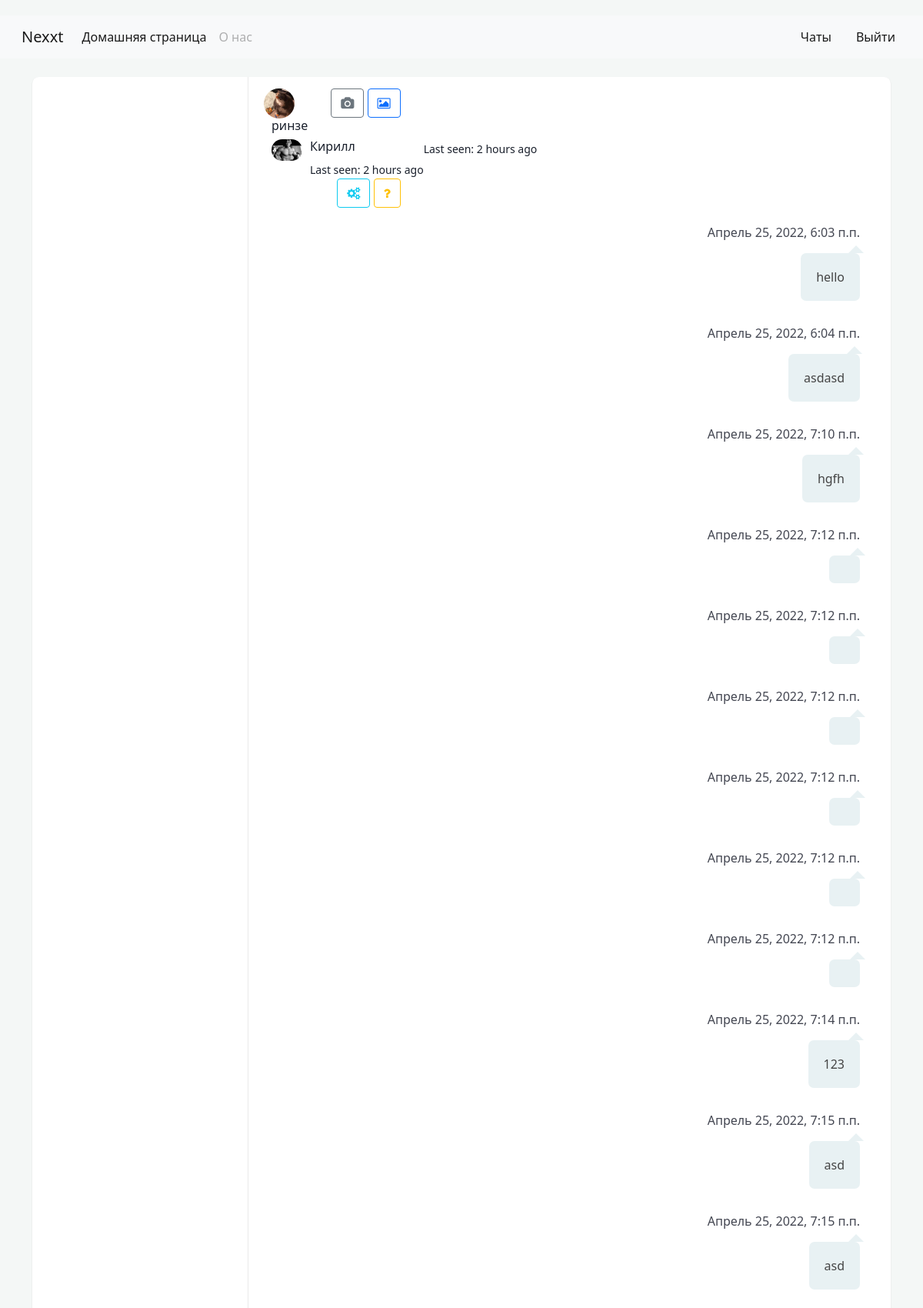
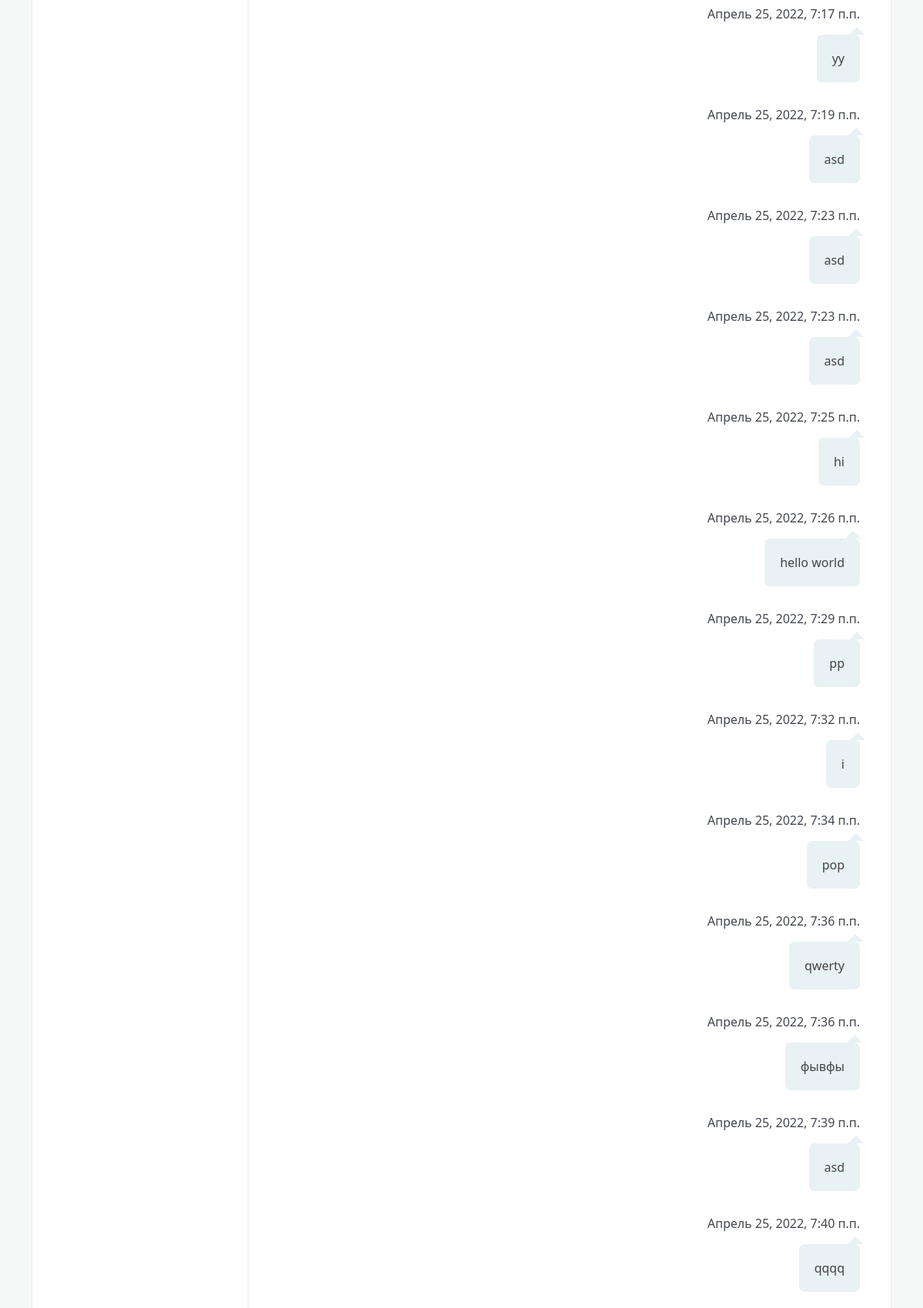
Page /chat/firstroom/ (upper part) on the committed database (2 pictures, top to bottom).
### main/models.py (models this page shows, shortened)
class Profile(models.Model):
    first_name = models.CharField(max_length=30, verbose_name='Имя')
    last_name = models.CharField(max_length=30, verbose_name='Фамилия')
    description = models.TextField(max_length=400, verbose_name='Описание')
    photo = models.ImageField(max_length=100, upload_to='photo/%Y/%m/%d/', verbose_name='Фото')
    views = models.IntegerField(default=0, verbose_name='Количество просмотров')
    vk_url = models.CharField('Ссылка ВК', default=None, max_length=50, blank=True)
    user = models.OneToOneField(User, related_name='profile', on_delete=models.CASCADE)
    gender = models.ForeignKey('Gender', related_name='profile', on_delete=models.PROTECT, verbose_name='Пол')
    status = models.ForeignKey('Status', related_name='profile', on_delete=models.PROTECT, verbose_name='Статус')
    grade = models.ForeignKey('Grade', related_name='profile', on_delete=models.PROTECT, verbose_name='Курс')
    faculty = models.ForeignKey('Faculty', related_name='profile', on_delete=models.PROTECT, verbose_name='Факультет')
    tag = models.ManyToManyField('Tag', related_name='profile', blank=True, null=True)
    rooms = models.ManyToManyField('room.Room', related_name='profile', blank=True, null=True)
    slug = models.SlugField(max_length=30, unique=True, verbose_name='индивидуальный URL')
    class Meta:
        verbose_name = 'Профиль пользователя'
        verbose_name_plural = 'Профили пользователей'

### room/models.py (models this page shows)
class Message(models.Model):
    room = models.ForeignKey(Room, related_name='messages', on_delete=models.CASCADE,null=True)
    profile = models.ForeignKey(Profile, related_name='messages', on_delete=models.CASCADE,null=True)
    content = models.TextField(default='',null=True)
    date_created = models.DateTimeField(auto_now_add=True,null=True)
    class Meta:
        ordering = ('date_created',)

### room/views.py (the view)
# urls.py: path('<slug:room_slug>/', views.room_detail, name='room_detail')
def room_detail(request, room_slug):
    room = Room.objects.prefetch_related('profile').get(slug=room_slug)
    user = request.user
    messages = Message.objects.select_related('profile').filter(room=room)[:25]
    context = {
        'messages': messages,
        'room': room,
        'user': user,
    }
    return render(request, 'room/room_detail.html', context=context)

### room/templates/room/room_detail.html (shortened to what this page needs)
{% extends 'base.html' %}
{% load tags %}
{% load static %}
{% block user_buttons %}
{% navbar_user_buttons request user profile%}
{% endblock %}
{% block content %}
<link href="https://maxcdn.bootstrapcdn.com/font-awesome/4.7.0/css/font-awesome.min.css" rel="stylesheet"
      xmlns="http://www.w3.org/1999/html"/>
<link href="{% static 'css/chat_detail.css' %}" rel="stylesheet"/>
<div class="container">
    <div class="row clearfix">
        <div class="col-lg-12">
            <div class="card chat-app">
                <div class="chat">
                    <div class="chat-header clearfix">
                        <div class="row">
                            <div class="col-lg-6">
                                {% for profile in room.profile.all %}
                                {% if profile != user.profile %}
                                {% if profile.photo %}
                                <a href="{{ profile.get_absolute.url }}" data-toggle="modal" data-target="#view_info">
                                    <img src="{{ profile.photo.url }}" alt="avatar">
                                </a>
                                {% else %}
                                <a href="{{ profile.get_absolute.url }}" data-toggle="modal" data-target="#view_info">
                                    <img src="https://avatars.mds.yandex.net/get-pdb/1996600/d1725ec1-41d3-4b2c-ab24-91ec603557bf/s1200"
                                         alt="avatar">
                                    {% endif %}
                                    <div class="chat-about">
                                        <h6 class="m-b-0">{{ profile.first_name }}</h6>
                                        <small>Last seen: 2 hours ago</small>
                                        {% endif %}
                                        {% endfor %}
                                    </div>
                             </div>
                            <div class="col-lg-6 hidden-sm text-right"> {% comment %}Иконки{%endcomment%}
                                <a href="javascript:void(0);" class="btn btn-outline-secondary"><i
                                        class="fa fa-camera"></i></a>
                                <a href="javascript:void(0);" class="btn btn-outline-primary"><i
                                        class="fa fa-image"></i></a>
                                <a href="javascript:void(0);" class="btn btn-outline-info"><i
                                        class="fa fa-cogs"></i></a>
                                <a href="javascript:void(0);" class="btn btn-outline-warning"><i
                                        class="fa fa-question"></i></a>
                            </div>
                        </div>
                    </div>
                    <div class="chat-history">
                        <ul class="m-b-0" id="chat-messages">
                            {% for message in messages %}
                            {% if message.profile != user.profile %}
                            <li class="clearfix">{% comment %}сообщения{%endcomment%}
                                <div class="message-data text-right">
                                    <span class="message-data-time">{{message.date_created}}</span>
                                </div>
                                <div class="message other-message float-right">
                                    {{message.content}}
                                </div>
                            </li>
                            {% endif %}
                            {% endfor %}
                        </ul>
                    </div>
                </div>
            </div>
        </div>
    </div>
</div>
{% endblock %}

### main/static/css/profilepage.css (style rules this page uses)
body { margin-top:20px; color: #1a202c; text-align: left; background-color: #e2e8f0; }
.card { box-shadow: 0 1px 3px 0 rgba(0,0,0,.1), 0 1px 2px 0 rgba(0,0,0,.06); }
.card { position: relative; display: flex; flex-direction: column; min-width: 0; word-wrap: break-word; background-color: #fff; background-clip: border-box; border: 0 solid rgba(0,0,0,.125); border-radius: .25rem; }

### room/static/css/chat_detail.css (style rules this page uses)
body { background-color: #f4f7f6; margin-top:20px; }
.card { background: #fff; transition: .5s; border: 0; margin-bottom: 30px; border-radius: .55rem; position: relative; width: 100%; box-shadow: 0 1px 2px 0 rgb(0 0 0 / 10%); }
.chat-app .chat { margin-left: 280px; border-left: 1px solid #eaeaea }
.chat .chat-header { padding: 15px 20px; border-bottom: 2px solid #f4f7f6 }
.chat .chat-header img { float: left; border-radius: 40px; width: 40px }
.chat .chat-header .chat-about { float: left; padding-left: 10px }
.chat .chat-history { padding: 20px; border-bottom: 2px solid #fff }
.chat .chat-history ul { padding: 0 }
.chat .chat-history ul li { list-style: none; margin-bottom: 30px }
.chat .chat-history ul li:last-child { margin-bottom: 0px }
.chat .chat-history .message-data { margin-bottom: 15px }
.chat .chat-history .message-data-time { color: #434651; padding-left: 6px }
.chat .chat-history .message { color: #444; padding: 18px 20px; line-height: 26px; font-size: 16px; border-radius: 7px; display: inline-block; position: relative }
.chat .chat-history .message:after { bottom: 100%; left: 7%; border: solid transparent; content: " "; height: 0; width: 0; position: absolute; pointer-events: none; border-bottom-color: #fff; border-width: 10px; margin-left: -10px }
.chat .chat-history .other-message { background: #e8f1f3; text-align: right }
.chat .chat-history .other-message:after { border-bottom-color: #e8f1f3; left: 93% }
.float-right { float: right }
.clearfix:after { visibility: hidden; display: block; font-size: 0; content: " "; clear: both; height: 0 }

### rows in the picture
Profile: photo (picture), first_name "ринзе"
Profile: photo (picture), first_name "Кирилл"
Message: date_created "Апрель 25, 2022, 6:03 п.п.", content "hello"
Message: date_created "Апрель 25, 2022, 6:04 п.п.", content "asdasd"
Message: date_created "Апрель 25, 2022, 7:10 п.п.", content "hgfh"
Message: date_created "Апрель 25, 2022, 7:12 п.п."
Message: date_created "Апрель 25, 2022, 7:12 п.п."
Message: date_created "Апрель 25, 2022, 7:12 п.п."
Message: date_created "Апрель 25, 2022, 7:12 п.п."
Message: date_created "Апрель 25, 2022, 7:12 п.п."
Message: date_created "Апрель 25, 2022, 7:12 п.п."
Message: date_created "Апрель 25, 2022, 7:14 п.п.", content "123"
Message: date_created "Апрель 25, 2022, 7:15 п.п.", content "asd"
Message: date_created "Апрель 25, 2022, 7:15 п.п.", content "asd"
Message: date_created "Апрель 25, 2022, 7:17 п.п.", content "yy"
Message: date_created "Апрель 25, 2022, 7:19 п.п.", content "asd"
Message: date_created "Апрель 25, 2022, 7:23 п.п.", content "asd"
Message: date_created "Апрель 25, 2022, 7:23 п.п.", content "asd"
Message: date_created "Апрель 25, 2022, 7:25 п.п.", content "hi"
Message: date_created "Апрель 25, 2022, 7:26 п.п.", content "hello world"
Message: date_created "Апрель 25, 2022, 7:29 п.п.", content "pp"
Message: date_created "Апрель 25, 2022, 7:32 п.п.", content "i"
Message: date_created "Апрель 25, 2022, 7:34 п.п.", content "pop"
Message: date_created "Апрель 25, 2022, 7:36 п.п.", content "qwerty"
Message: date_created "Апрель 25, 2022, 7:36 п.п.", content "фывфы"
Message: date_created "Апрель 25, 2022, 7:39 п.п.", content "asd"
Message: date_created "Апрель 25, 2022, 7:40 п.п.", content "qqqq"
